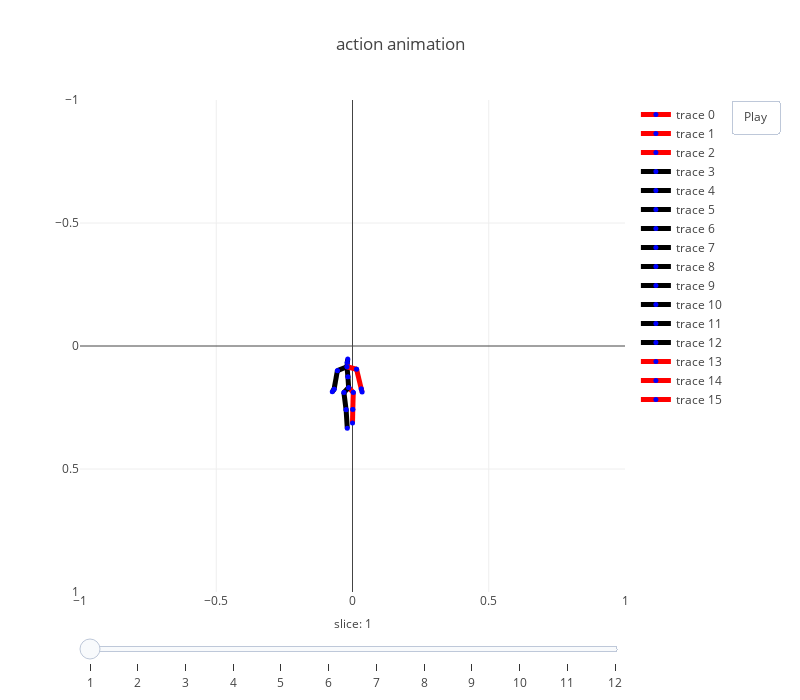

Notebook code cell kept with this figure:
### Code cell
# projection 2d
frames, layout = generate_frames_layout_2d(keypoints["05"]["01"][0][::50], dataset.skeleton(), human36m_kpts_name, x_range=[-1, 1], y_range=[1, -1])
fig = dict(data=get_line_2d_segs(keypoints["05"]["01"][0], 0, dataset.skeleton(), human36m_kpts_name), layout=layout, frames=frames)
plotly.offline.iplot(fig)

### Figure 1 — Plotly figure (JSON) as saved in the notebook; plotly's stock layout.template omitted (floating-point values rounded to 4 significant figures)
{"data": [{"line": {"color": "red", "width": 5}, "marker": {"color": "blue", "size": 5}, "text": ["RHip"], "type": "scatter", "uid": "6a5b153c-6880-4b98-a740-cca5806f98d2", "x": [0.00283, -0.0142], "y": [0.1888, 0.1689]}, {"line": {"color": "red", "width": 5}, "marker": {"color": "blue", "size": 5}, "text": ["RKnee"], "type": "scatter", "uid": "1319479c-6f5a-426f-aaea-6c5be65fe38c", "x": [0.00108, 0.00283], "y": [0.2583, 0.1888]}, {"line": {"color": "red", "width": 5}, "marker": {"color": "blue", "size": 5}, "text": ["RAnkle"], "type": "scatter", "uid": "9d7c0332-64be-4919-b85e-4b8ae685cb49", "x": [0, 0.00108], "y": [0.3125, 0.2583]}, {"line": {"color": "black", "width": 5}, "marker": {"color": "blue", "size": 5}, "text": ["LHip"], "type": "scatter", "uid": "1bb491ac-bb1e-44ed-bc0e-f944720b0bfa", "x": [-0.03149, -0.0142], "y": [0.1893, 0.1689]}, {"line": {"color": "black", "width": 5}, "marker": {"color": "blue", "size": 5}, "text": ["LKnee"], "type": "scatter", "uid": "972735b2-9668-47b2-8a98-93a609747e7d", "x": [-0.02346, -0.03149], "y": [0.2596, 0.1893]}, {"line": {"color": "black", "width": 5}, "marker": {"color": "blue", "size": 5}, "text": ["LAnkle"], "type": "scatter", "uid": "6c82b9b2-fa51-4174-95eb-07429a856c50", "x": [-0.01923, -0.02346], "y": [0.334, 0.2596]}, {"line": {"color": "black", "width": 5}, "marker": {"color": "blue", "size": 5}, "text": ["Spine1"], "type": "scatter", "uid": "9aaf35fe-b60a-4303-bf2e-3bdae25c01af", "x": [-0.0169, -0.0142], "y": [0.1247, 0.1689]}, {"line": {"color": "black", "width": 5}, "marker": {"color": "blue", "size": 5}, "text": ["Neck"], "type": "scatter", "uid": "f2c3f06d-4dc8-4dee-ab82-cb886ace6c96", "x": [-0.02015, -0.0169], "y": [0.08433, 0.1247]}, {"line": {"color": "black", "width": 5}, "marker": {"color": "blue", "size": 5}, "text": ["Head"], "type": "scatter", "uid": "abb7c4d1-04bc-40f8-8bbd-6a5e16e7e89d", "x": [-0.01913, -0.02015], "y": [0.06691, 0.08433]}, {"line": {"color": "black", "width": 5}, "marker": {"color": "blue", "size": 5}, "text": ["Site"], "type": "scatter", "uid": "18149820-cefb-4740-b35a-46c7a7c4c174", "x": [-0.01731, -0.01913], "y": [0.053, 0.06691]}, {"line": {"color": "black", "width": 5}, "marker": {"color": "blue", "size": 5}, "text": ["LShoulder"], "type": "scatter", "uid": "e5ea851c-6a13-47ac-8546-a002e46ad335", "x": [-0.05541, -0.02015], "y": [0.1002, 0.08433]}, {"line": {"color": "black", "width": 5}, "marker": {"color": "blue", "size": 5}, "text": ["LElbow"], "type": "scatter", "uid": "027a68e8-e36b-440b-a89b-f68d40c3688f", "x": [-0.06765, -0.05541], "y": [0.1758, 0.1002]}, {"line": {"color": "black", "width": 5}, "marker": {"color": "blue", "size": 5}, "text": ["LWrist"], "type": "scatter", "uid": "e5f1af4e-7b46-46d1-8365-c452e4c9f09a", "x": [-0.07427, -0.06765], "y": [0.1859, 0.1758]}, {"line": {"color": "red", "width": 5}, "marker": {"color": "blue", "size": 5}, "text": ["RShoulder"], "type": "scatter", "uid": "bd5007f7-d1b1-40ce-8f27-741b5026134d", "x": [0.01492, -0.02015], "y": [0.09456, 0.08433]}, {"line": {"color": "red", "width": 5}, "marker": {"color": "blue", "size": 5}, "text": ["RElbow"], "type": "scatter", "uid": "8bf3c66e-4fef-4ad6-899a-03a28d961eee", "x": [0.03225, 0.01492], "y": [0.1746, 0.09456]}, {"line": {"color": "red", "width": 5}, "marker": {"color": "blue", "size": 5}, "text": ["RWrist"], "type": "scatter", "uid": "257d7d76-bef0-410c-b9ba-f1e02cd03206", "x": [0.03525, 0.03225], "y": [0.1873, 0.1746]}, {"line": {"color": "#1f77b4", "width": 1}, "marker": {"color": "#1f77b4", "size": 1}, "type": "scatter", "uid": "341f5ed3-3df0-4809-bb9a-51309bd8760c", "x": [], "y": []}], "layout": {"autosize": false, "height": 700, "sliders": [{"currentvalue": {"font": {"size": 12}, "prefix": "slice: ", "visible": true, "xanchor": "center"}, "len": 1, "steps": [{"args": [["frame1"], {"frame": {"duration": 70, "redraw": true}, "mode": "immediate", "transition": {"duration": 0}}], "label": "1", "method": "animate"}, {"args": [["frame2"], {"frame": {"duration": 70, "redraw": true}, "mode": "immediate", "transition": {"duration": 0}}], "label": "2", "method": "animate"}, {"args": [["frame3"], {"frame": {"duration": 70, "redraw": true}, "mode": "immediate", "transition": {"duration": 0}}], "label": "3", "method": "animate"}, {"args": [["frame4"], {"frame": {"duration": 70, "redraw": true}, "mode": "immediate", "transition": {"duration": 0}}], "label": "4", "method": "animate"}, {"args": [["frame5"], {"frame": {"duration": 70, "redraw": true}, "mode": "immediate", "transition": {"duration": 0}}], "label": "5", "method": "animate"}, {"args": [["frame6"], {"frame": {"duration": 70, "redraw": true}, "mode": "immediate", "transition": {"duration": 0}}], "label": "6", "method": "animate"}, {"args": [["frame7"], {"frame": {"duration": 70, "redraw": true}, "mode": "immediate", "transition": {"duration": 0}}], "label": "7", "method": "animate"}, {"args": [["frame8"], {"frame": {"duration": 70, "redraw": true}, "mode": "immediate", "transition": {"duration": 0}}], "label": "8", "method": "animate"}, {"args": [["frame9"], {"frame": {"duration": 70, "redraw": true}, "mode": "immediate", "transition": {"duration": 0}}], "label": "9", "method": "animate"}, {"args": [["frame10"], {"frame": {"duration": 70, "redraw": true}, "mode": "immediate", "transition": {"duration": 0}}], "label": "10", "method": "animate"}, {"args": [["frame11"], {"frame": {"duration": 70, "redraw": true}, "mode": "immediate", "transition": {"duration": 0}}], "label": "11", "method": "animate"}, {"args": [["frame12"], {"frame": {"duration": 70, "redraw": true}, "mode": "immediate", "transition": {"duration": 0}}], "label": "12", "method": "animate"}], "transition": {"duration": 0}, "x": 0, "y": 0}], "title": {"text": "action animation"}, "updatemenus": [{"buttons": [{"args": [null], "label": "Play", "method": "animate"}], "pad": {"r": 10, "t": 0}, "showactive": false, "type": "buttons", "x": 1.3, "xanchor": "right", "y": 1, "yanchor": "top"}], "width": 800, "xaxis": {"autorange": false, "range": [-1, 1]}, "yaxis": {"autorange": false, "range": [1, -1]}}}
